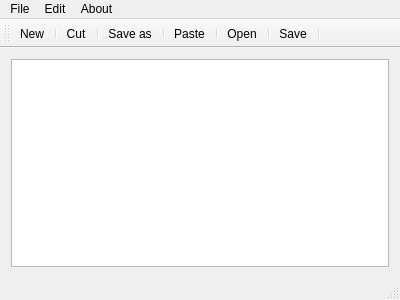
<?xml version="1.0" encoding="UTF-8"?>
<ui version="4.0">
 <class>MainWindow</class>
 <widget class="QMainWindow" name="MainWindow">
  <property name="geometry">
   <rect>
    <x>0</x>
    <y>0</y>
    <width>400</width>
    <height>300</height>
   </rect>
  </property>
  <property name="windowTitle">
   <string>MainWindow</string>
  </property>
  <widget class="QWidget" name="centralWidget">
   <layout class="QHBoxLayout" name="horizontalLayout">
    <item>
     <widget class="QTextEdit" name="textEdit"/>
    </item>
   </layout>
  </widget>
  <widget class="QMenuBar" name="menuBar">
   <property name="geometry">
    <rect>
     <x>0</x>
     <y>0</y>
     <width>400</width>
     <height>20</height>
    </rect>
   </property>
   <widget class="QMenu" name="menuFile">
    <property name="title">
     <string>File</string>
    </property>
    <addaction name="actionNew"/>
    <addaction name="actionOpen"/>
    <addaction name="actionSave"/>
    <addaction name="actionSave_as"/>
   </widget>
   <widget class="QMenu" name="menuEdit">
    <property name="title">
     <string>Edit</string>
    </property>
    <addaction name="actionCut"/>
    <addaction name="actionCopy"/>
    <addaction name="actionPaste"/>
    <addaction name="actionRedo"/>
    <addaction name="actionUndo"/>
   </widget>
   <widget class="QMenu" name="menuAbout">
    <property name="title">
     <string>About</string>
    </property>
   </widget>
   <addaction name="menuFile"/>
   <addaction name="menuEdit"/>
   <addaction name="menuAbout"/>
  </widget>
  <widget class="QToolBar" name="mainToolBar">
   <attribute name="toolBarArea">
    <enum>TopToolBarArea</enum>
   </attribute>
   <attribute name="toolBarBreak">
    <bool>false</bool>
   </attribute>
   <addaction name="actionNew"/>
   <addaction name="separator"/>
   <addaction name="actionCut"/>
   <addaction name="separator"/>
   <addaction name="actionSave_as"/>
   <addaction name="separator"/>
   <addaction name="actionPaste"/>
   <addaction name="separator"/>
   <addaction name="actionOpen"/>
   <addaction name="separator"/>
   <addaction name="actionSave"/>
   <addaction name="separator"/>
  </widget>
  <widget class="QStatusBar" name="statusBar"/>
  <action name="actionNew">
   <property name="icon">
    <iconset resource="resource.qrc">
     <normaloff>:/res/2825532.svg</normaloff>:/res/2825532.svg</iconset>
   </property>
   <property name="text">
    <string>New</string>
   </property>
  </action>
  <action name="actionOpen">
   <property name="icon">
    <iconset resource="resource.qrc">
     <normaloff>:/res/2825534.svg</normaloff>:/res/2825534.svg</iconset>
   </property>
   <property name="text">
    <string>Open</string>
   </property>
  </action>
  <action name="actionSave">
   <property name="icon">
    <iconset resource="resource.qrc">
     <normaloff>:/res/2825536.svg</normaloff>:/res/2825536.svg</iconset>
   </property>
   <property name="text">
    <string>Save</string>
   </property>
  </action>
  <action name="actionSave_as">
   <property name="icon">
    <iconset resource="resource.qrc">
     <normaloff>:/res/2825547.svg</normaloff>:/res/2825547.svg</iconset>
   </property>
   <property name="text">
    <string>Save as</string>
   </property>
  </action>
  <action name="actionCut">
   <property name="icon">
    <iconset resource="resource.qrc">
     <normaloff>:/res/2825550.svg</normaloff>:/res/2825550.svg</iconset>
   </property>
   <property name="text">
    <string>Cut</string>
   </property>
  </action>
  <action name="actionCopy">
   <property name="icon">
    <iconset resource="resource.qrc">
     <normaloff>:/res/2825551.svg</normaloff>:/res/2825551.svg</iconset>
   </property>
   <property name="text">
    <string>Copy</string>
   </property>
  </action>
  <action name="actionPaste">
   <property name="icon">
    <iconset resource="resource.qrc">
     <normaloff>:/res/2825552.svg</normaloff>:/res/2825552.svg</iconset>
   </property>
   <property name="text">
    <string>Paste</string>
   </property>
  </action>
  <action name="actionRedo">
   <property name="text">
    <string>Redo</string>
   </property>
  </action>
  <action name="actionUndo">
   <property name="text">
    <string>Undo</string>
   </property>
  </action>
 </widget>
 <layoutdefault spacing="6" margin="11"/>
 <resources>
  <include location="resource.qrc"/>
 </resources>
 <connections/>
</ui>
